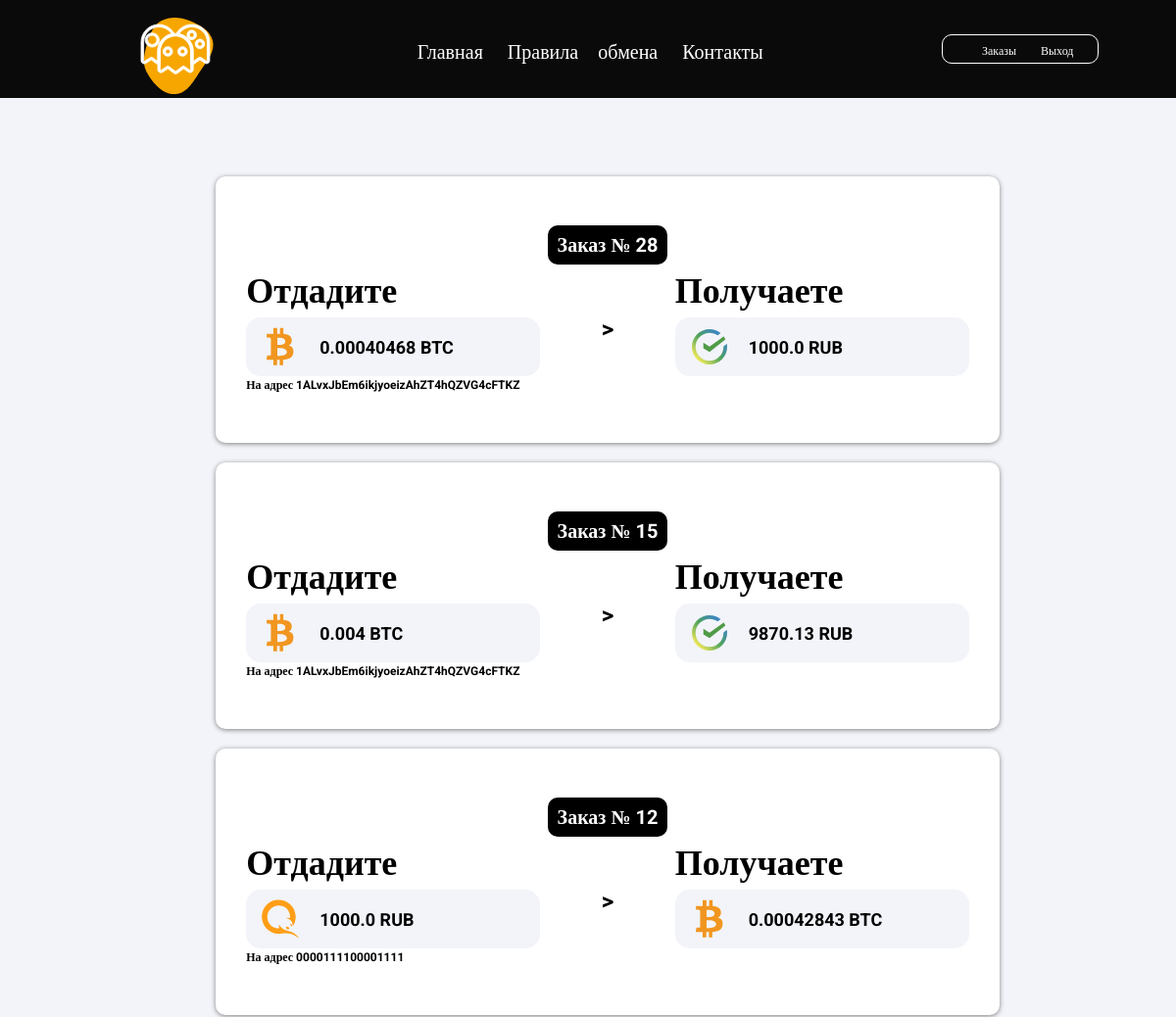
The app's page /orders/ (signed in, upper part), older data.
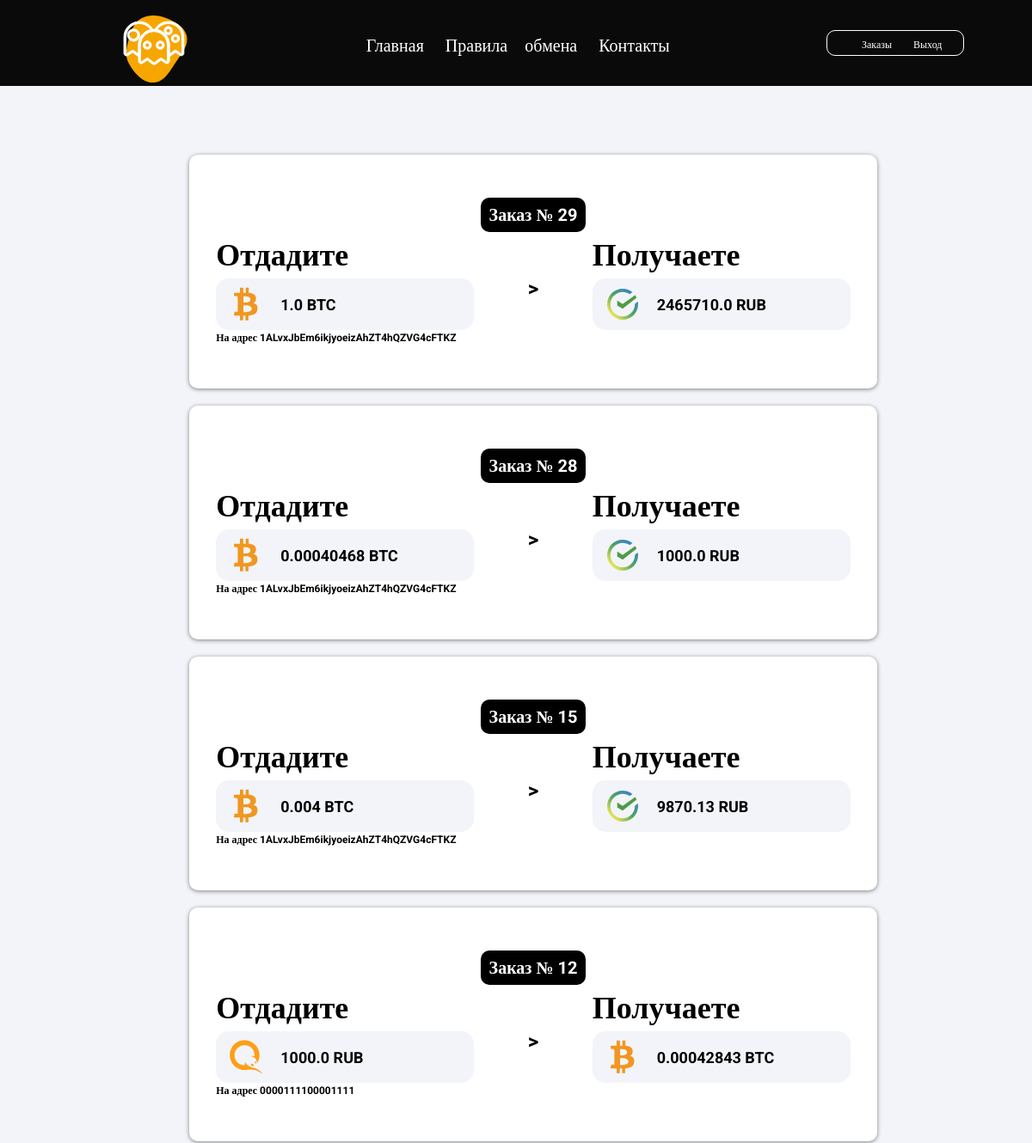
The same page, newer data.
### main/models.py (models this page shows, shortened)
class Order(models.Model):
    number = models.IntegerField(
        null = False,
        default = 0,
    )
    random_string = models.CharField(
        max_length = 200,
        null = False,
        default = 'Нет строки',
    )
    date_time = models.DateTimeField(
        null = False,
        default = timezone.now,
    )
    give_sum = models.FloatField(
        null = False,
        default = 0,
    )
    receive_sum = models.FloatField(
        null = False,
        default = 0,
    )
    give = models.ForeignKey(
        GiveCurrency,
        on_delete = models.SET_NULL,
        null = True,
    )
    receive = models.ForeignKey(
        ReceiveCurrency,
        on_delete = models.SET_NULL,
        null = True,
    )
    give_token_standart = models.ForeignKey(
        TokenStandart,
        on_delete = models.SET_NULL,
        null = True,
        related_name = 'give_token_standart',
    )
    receive_token_standart = models.ForeignKey(
        TokenStandart,
        on_delete = models.SET_NULL,
        null = True,
        related_name = 'receive_token_standart',
    )
    receive_name = models.CharField(
        max_length = 255,
        null = False,
        default = 'Без имени',
    )
    receive_address = models.CharField(
        max_length = 255,
        null = False,
        default = 'Без адреса',
    )
    address_to = models.ForeignKey(
        AddressTo,
        on_delete = models.SET_NULL,
        null = True,
    )
    paid = models.BooleanField(
        null = False,
        default = False,
    )
    user = models.ForeignKey(
        User,
        null = True,
        on_delete = models.SET_NULL,
    )
    status = models.ForeignKey(
        OrderStatus,
        null = True,
        on_delete = models.SET_NULL,
    )
    def get_absolute_url(self):
        return reverse('order_info', kwargs={'random_string': self.random_string })

class GiveCurrency(models.Model):
    currency_name = models.CharField(
        max_length = 150,
    )
    currency_name_short = models.CharField(
        max_length = 10,
    )
    image = models.FileField(
        upload_to = 'images/coins/',
        null = False,
    )
    category_payment_method = models.ForeignKey(
        CategoryPaymentMethod,
        on_delete = models.SET_NULL,
        null = True,
    )
    token_standart = models.ManyToManyField(
        TokenStandart,
    )

class AddressTo(models.Model):
    address = models.CharField(
        max_length = 255,
        null = False,
        default = 'Без адреса',
    )
    currency = models.ForeignKey(
        GiveCurrency,
        on_delete = models.SET_NULL,
        null = True,
    )
    token_standart = models.ForeignKey(
        TokenStandart,
        on_delete = models.SET_NULL,
        null = True,
    )
    def __str__(self) -> str:
        return f'{self.address}'

class ReceiveCurrency(models.Model):
    currency_name = models.CharField(max_length=150)
    currency_name_short = models.CharField(max_length=10)
    image = models.FileField(upload_to='images/coins/', null=False)
    category_payment_method = models.ForeignKey(CategoryPaymentMethod, on_delete=models.SET_NULL, null=True)
    token_standart = models.ManyToManyField(TokenStandart)

### main/views.py (the view, shortened to what this page needs)
# urls.py: path('orders/', views.OrdersList.as_view(), name='orders'),
class OrdersList(ListView):
    template_name = 'main/order_list.html'
    context_object_name = 'orders'
    extra_context = {
            'nav_bar': NAV_BAR,
            'MEDIA_URL': MEDIA_URL,
            'title': 'Заказы',
        }
    ordering = ['-date_time',]

### main/templates/main/order_list.html (shortened to what this page needs)
{% extends 'base.html' %}
{% load static %}
{% block header %}
    <link rel="stylesheet" href="{% static 'main/css/order_list.css' %}" type="text/css">
{% endblock %}
{% block content %}
    <div class="content">
        <ul>
            {% for order in orders %}
                <li>
                    <div class="order-wrap">
                        <div class="head">
                            <div class="number">Заказ № {{ order.number }}</div>
                        </div>
                        <a href="{{ order.get_absolute_url }}" class="middle">
                            <div>
                                <h2>Отдадите</h2>
                                <div class="check receive">
                                    <div><img src="{{ MEDIA_URL }}{{ order.give.image }}"></div>
                                    <div>{{ order.give_sum }} {{ order.give.currency_name_short }}</div>
                                </div>
                                <div class="address-to-wrap"><span>На адрес {{ order.address_to }}</span></div>
                            </div>
                            <div style="display: table;"><div style="display: table-cell; vertical-align: middle;">></div></div>
                            <div>
                                <h2>Получаете</h2>
                                <div class="check give">
                                    <div><img src="{{ MEDIA_URL }}{{ order.receive.image }}"></div>
                                    <div>{{ order.receive_sum }} {{ order.receive.currency_name_short }}</div>
                                </div>
                            </div>
                        </a>
                    </div>
                </li>
            {% endfor %}
        </ul>
    </div>
{% endblock %}

Row changes from the older to the newer data that the page shows:
added Order: number "29", give.image (picture), give_sum "1.0", give.currency_name_short "BTC", address_to "1ALvxJbEm6ikjyoeizAhZT4hQZVG4cFTKZ", receive.image (picture), receive_sum "2465710.0", receive.currency_name_short "RUB"
